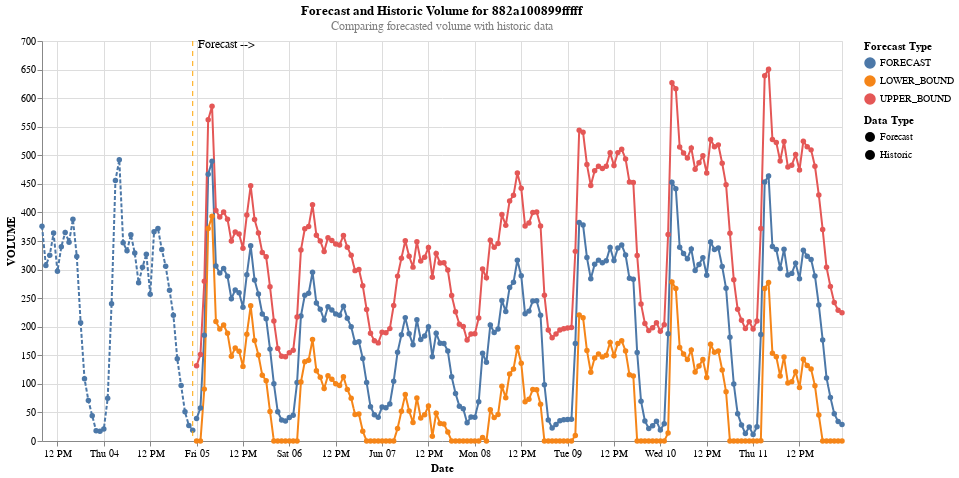
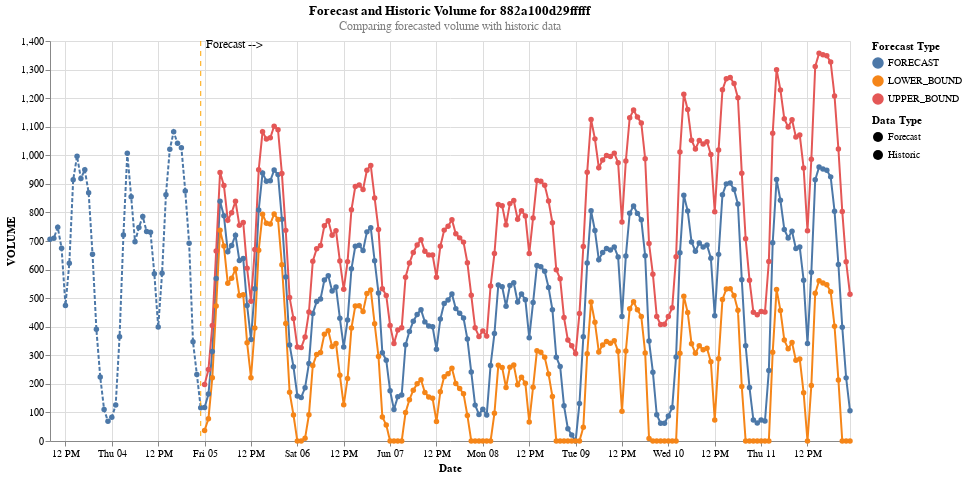
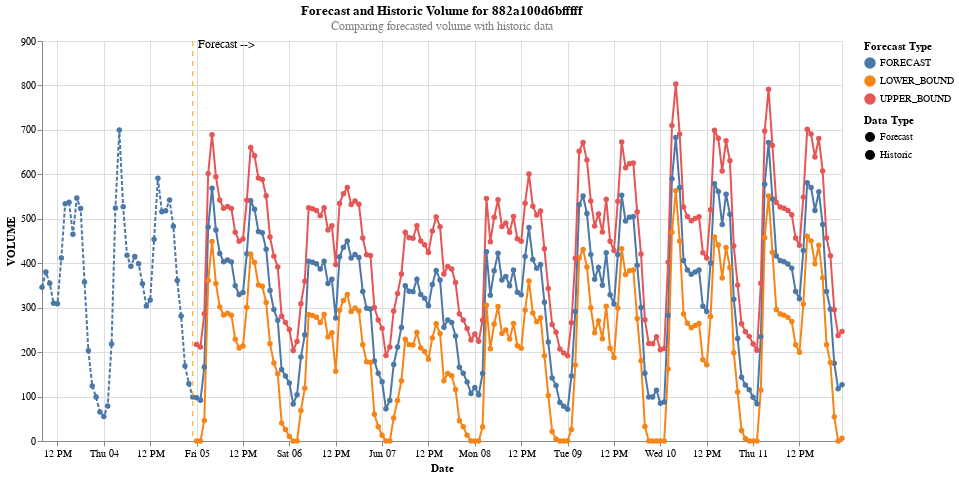
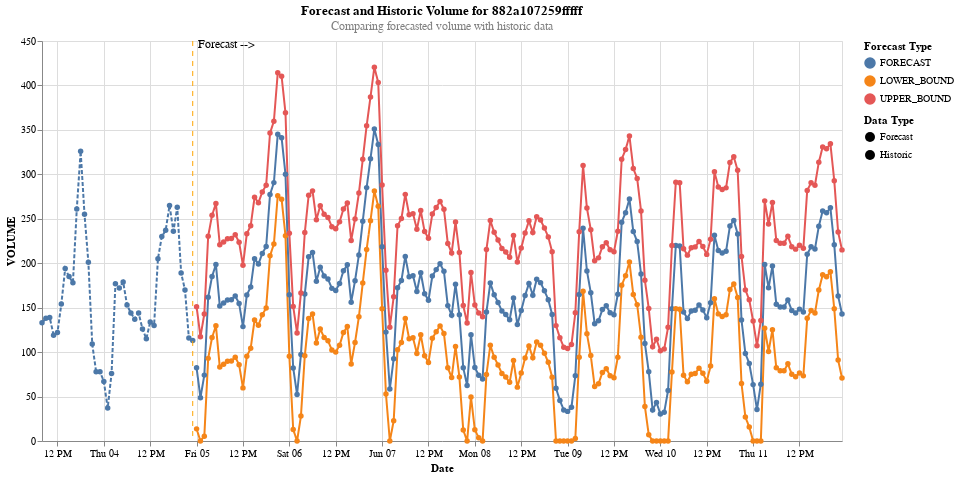

Notebook code cell kept with these figures, in order:
### Code cell
# Generate Forecast and Visualization
forecast_model.generate_forecast_and_visualization(show_historical=True, historical_steps_back=40)

### Figure 1 — Vega-Lite specification as saved in the notebook (floating-point values rounded to 4 significant figures; data arrays with more than 128 entries replaced by an {"elided": "..."} marker saying what was removed)
{"config": {"view": {"continuousWidth": 300, "continuousHeight": 300}}, "layer": [{"data": {"name": "data-281530aa75b69096d760a9a79adcd1a0"}, "mark": {"type": "line", "point": true}, "encoding": {"color": {"field": "VALUE_TYPE", "legend": {"title": "Forecast Type"}, "type": "nominal"}, "strokeDash": {"field": "TYPE", "legend": {"title": "Data Type"}, "type": "nominal"}, "x": {"axis": {"title": "Date"}, "field": "PICKUP_TIME", "type": "temporal"}, "y": {"field": "VOLUME", "type": "quantitative"}}, "title": {"text": ["Forecast and Historic Volume for 882a100899fffff"], "subtitle": ["Comparing forecasted volume with historic data"], "color": "black", "subtitleColor": "gray"}}, {"data": {"name": "data-61c8a8bc58f9bd1a19de6d3c0e000edd"}, "mark": {"type": "rule", "color": "orange", "strokeDash": [5, 5]}, "encoding": {"x": {"field": "x", "type": "temporal"}}}, {"data": {"name": "data-3e365902ba99fe5a0d05c17faa092607"}, "mark": {"type": "text", "align": "left", "baseline": "bottom", "dx": 5, "dy": 5, "fontSize": 12}, "encoding": {"text": {"field": "label", "type": "nominal"}, "x": {"field": "x", "type": "temporal"}, "y": {"value": 5}}}], "height": 400, "width": 800, "$schema": "https://vega.github.io/schema/vega-lite/v5.17.0.json", "datasets": {"data-281530aa75b69096d760a9a79adcd1a0": {"elided": "544 records"}, "data-61c8a8bc58f9bd1a19de6d3c0e000edd": [{"x": "2015-06-04T23:00:00"}], "data-3e365902ba99fe5a0d05c17faa092607": [{"x": "2015-06-04T23:00:00", "label": "Forecast -->"}]}}

### Figure 2 — Vega-Lite specification as saved in the notebook (floating-point values rounded to 4 significant figures; data arrays with more than 128 entries replaced by an {"elided": "..."} marker saying what was removed)
{"config": {"view": {"continuousWidth": 300, "continuousHeight": 300}}, "layer": [{"data": {"name": "data-288cd8c466d03d51322c6efa9c6df303"}, "mark": {"type": "line", "point": true}, "encoding": {"color": {"field": "VALUE_TYPE", "legend": {"title": "Forecast Type"}, "type": "nominal"}, "strokeDash": {"field": "TYPE", "legend": {"title": "Data Type"}, "type": "nominal"}, "x": {"axis": {"title": "Date"}, "field": "PICKUP_TIME", "type": "temporal"}, "y": {"field": "VOLUME", "type": "quantitative"}}, "title": {"text": ["Forecast and Historic Volume for 882a100d29fffff"], "subtitle": ["Comparing forecasted volume with historic data"], "color": "black", "subtitleColor": "gray"}}, {"data": {"name": "data-61c8a8bc58f9bd1a19de6d3c0e000edd"}, "mark": {"type": "rule", "color": "orange", "strokeDash": [5, 5]}, "encoding": {"x": {"field": "x", "type": "temporal"}}}, {"data": {"name": "data-3e365902ba99fe5a0d05c17faa092607"}, "mark": {"type": "text", "align": "left", "baseline": "bottom", "dx": 5, "dy": 5, "fontSize": 12}, "encoding": {"text": {"field": "label", "type": "nominal"}, "x": {"field": "x", "type": "temporal"}, "y": {"value": 5}}}], "height": 400, "width": 800, "$schema": "https://vega.github.io/schema/vega-lite/v5.17.0.json", "datasets": {"data-288cd8c466d03d51322c6efa9c6df303": {"elided": "544 records"}, "data-61c8a8bc58f9bd1a19de6d3c0e000edd": [{"x": "2015-06-04T23:00:00"}], "data-3e365902ba99fe5a0d05c17faa092607": [{"x": "2015-06-04T23:00:00", "label": "Forecast -->"}]}}

### Figure 3 — Vega-Lite specification as saved in the notebook (floating-point values rounded to 4 significant figures; data arrays with more than 128 entries replaced by an {"elided": "..."} marker saying what was removed)
{"config": {"view": {"continuousWidth": 300, "continuousHeight": 300}}, "layer": [{"data": {"name": "data-d742689758c19232d57564495c863fc5"}, "mark": {"type": "line", "point": true}, "encoding": {"color": {"field": "VALUE_TYPE", "legend": {"title": "Forecast Type"}, "type": "nominal"}, "strokeDash": {"field": "TYPE", "legend": {"title": "Data Type"}, "type": "nominal"}, "x": {"axis": {"title": "Date"}, "field": "PICKUP_TIME", "type": "temporal"}, "y": {"field": "VOLUME", "type": "quantitative"}}, "title": {"text": ["Forecast and Historic Volume for 882a100d6bfffff"], "subtitle": ["Comparing forecasted volume with historic data"], "color": "black", "subtitleColor": "gray"}}, {"data": {"name": "data-61c8a8bc58f9bd1a19de6d3c0e000edd"}, "mark": {"type": "rule", "color": "orange", "strokeDash": [5, 5]}, "encoding": {"x": {"field": "x", "type": "temporal"}}}, {"data": {"name": "data-3e365902ba99fe5a0d05c17faa092607"}, "mark": {"type": "text", "align": "left", "baseline": "bottom", "dx": 5, "dy": 5, "fontSize": 12}, "encoding": {"text": {"field": "label", "type": "nominal"}, "x": {"field": "x", "type": "temporal"}, "y": {"value": 5}}}], "height": 400, "width": 800, "$schema": "https://vega.github.io/schema/vega-lite/v5.17.0.json", "datasets": {"data-d742689758c19232d57564495c863fc5": {"elided": "544 records"}, "data-61c8a8bc58f9bd1a19de6d3c0e000edd": [{"x": "2015-06-04T23:00:00"}], "data-3e365902ba99fe5a0d05c17faa092607": [{"x": "2015-06-04T23:00:00", "label": "Forecast -->"}]}}

### Figure 4 — Vega-Lite specification as saved in the notebook (floating-point values rounded to 4 significant figures; data arrays with more than 128 entries replaced by an {"elided": "..."} marker saying what was removed)
{"config": {"view": {"continuousWidth": 300, "continuousHeight": 300}}, "layer": [{"data": {"name": "data-38d7df80211a3baef33c594e500c1619"}, "mark": {"type": "line", "point": true}, "encoding": {"color": {"field": "VALUE_TYPE", "legend": {"title": "Forecast Type"}, "type": "nominal"}, "strokeDash": {"field": "TYPE", "legend": {"title": "Data Type"}, "type": "nominal"}, "x": {"axis": {"title": "Date"}, "field": "PICKUP_TIME", "type": "temporal"}, "y": {"field": "VOLUME", "type": "quantitative"}}, "title": {"text": ["Forecast and Historic Volume for 882a107259fffff"], "subtitle": ["Comparing forecasted volume with historic data"], "color": "black", "subtitleColor": "gray"}}, {"data": {"name": "data-61c8a8bc58f9bd1a19de6d3c0e000edd"}, "mark": {"type": "rule", "color": "orange", "strokeDash": [5, 5]}, "encoding": {"x": {"field": "x", "type": "temporal"}}}, {"data": {"name": "data-3e365902ba99fe5a0d05c17faa092607"}, "mark": {"type": "text", "align": "left", "baseline": "bottom", "dx": 5, "dy": 5, "fontSize": 12}, "encoding": {"text": {"field": "label", "type": "nominal"}, "x": {"field": "x", "type": "temporal"}, "y": {"value": 5}}}], "height": 400, "width": 800, "$schema": "https://vega.github.io/schema/vega-lite/v5.17.0.json", "datasets": {"data-38d7df80211a3baef33c594e500c1619": {"elided": "544 records"}, "data-61c8a8bc58f9bd1a19de6d3c0e000edd": [{"x": "2015-06-04T23:00:00"}], "data-3e365902ba99fe5a0d05c17faa092607": [{"x": "2015-06-04T23:00:00", "label": "Forecast -->"}]}}
